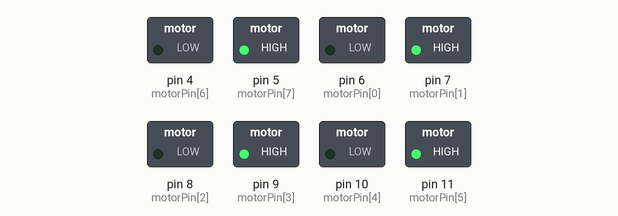
A sketch run on a simulated Arduino Uno, built with avr-gcc and run on an emulated ATmega328P. Shown: switched loads named in the sketch (green lamp = pin HIGH).

Above: at 0.1 s.
Timing chart, 0 to 1.6 s (numbered marks = the images above):
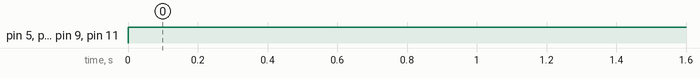

The sketch:

constantly_move.ino
```cpp
//モーター
const uint8_t motorPin[8]         = {6,7,8,9,10,11,4,5};         //モーターの制御ピン


void setup() {
  //シリアル通信を9600bpsで始める
  //一応、テストなどの通信用
  Serial.begin(9600);

  //モーターのデジタルピン宣言
  for (int i=0; i<8; i++){
    pinMode(motorPin[i], OUTPUT);
  }
}

void loop() {
    for(int i=0; i<8; i=i+2){
        analogWrite(motorPin[i],0);
        analogWrite(motorPin[i+1],255);

    }
}
```

Measured:
- by itself, pin 5 (motorPin[7]), pin 7 (motorPin[1]), pin 9 (motorPin[3]), pin 11 (motorPin[5]): LOW → HIGH at 0.00 s
